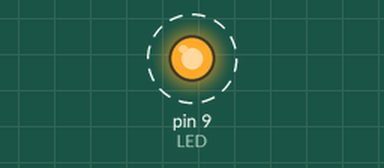
Recording of a sketch running on a simulated Arduino Uno, built with avr-gcc and run on an emulated ATmega328P. Parts: output pins drawn as LEDs (lit = HIGH). Dashed ring = blinking.

Above: at 0.2 s.
Timing chart, 0 to 3.0 s (numbered marks = the images above):
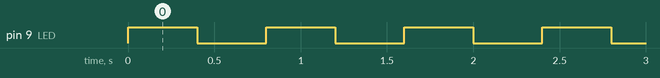

Measured:
- by itself, pin 9 (LED): alternates HIGH for 0.40 s and LOW for 0.40 s

The sketch:

sketch_LED_SIMPLE.ino
```cpp
const int LED=9;

void setup()
{
 pinMode(LED,OUTPUT);

}

void loop()
{
  digitalWrite(LED,HIGH);
  delay(400);
  digitalWrite(LED,LOW);
  delay(400);

}
```
